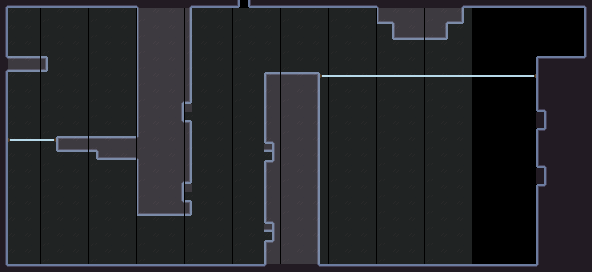

A level layout from a 2D game, rendered from its tile map. Below: a short description, then the map file with tile-grid data replaced by summaries:
An orthogonal 74x34 tile map with 8x8 px tiles, 4 tile layers (Ground, Semisolids, OfficeBg, Windows), 1 hidden layer not drawn, 8 tilesets and 21 objects.

<map version="1.9" tiledversion="1.9.2" orientation="orthogonal" renderorder="right-down" width="74" height="34" tilewidth="8" tileheight="8" infinite="0" nextlayerid="13" nextobjectid="53">
 <tileset firstgid="1" source="../Tilesets/Rocks.tsx" />
 <tileset firstgid="37" source="../Tilesets/Branches.tsx" />
 <tileset firstgid="67" source="../Tilesets/Stalagtite.tsx" />
 <tileset firstgid="75" source="../Tilesets/Mechanics.tsx" />
 <tileset firstgid="93" source="../Tilesets/Decoration.tsx" />
 <tileset firstgid="108" source="../Tilesets/city.tsx" />
 <tileset firstgid="1758" source="../Tilesets/Semisolid.tsx" />
 <tileset firstgid="1759" source="../Tilesets/Windows.tsx" />
 <layer id="1" name="Ground" width="74" height="34">
  <data>[2516 cells, 784 non-empty, 13 distinct tile ids]</data>
 </layer>
 <layer id="10" name="Semisolids" width="74" height="34">
  <data>[2516 cells, 0 non-empty, 0 distinct tile ids]</data>
 </layer>
 <layer id="8" name="OfficeBg" width="74" height="34">
  <data>[2516 cells, 464 non-empty, 2 distinct tile ids]</data>
 </layer>
 <objectgroup id="4" name="Decoration" />
 <layer id="5" name="Branches" width="74" height="34" visible="0">
  <data>[2516 cells, 82 non-empty, 7 distinct tile ids]</data>
 </layer>
 <objectgroup id="7" name="Mechanics">
  <object id="15" gid="90" x="184" y="200" width="16" height="16" />
  <object id="16" gid="90" x="256" y="240" width="16" height="16" />
  <object id="17" gid="90" x="256" y="160" width="16" height="16" />
  <object id="18" gid="90" x="184" y="120" width="16" height="16" />
  <object id="19" gid="78" x="24" y="56" width="10" height="24" />
  <object id="20" gid="91" x="8" y="56" width="40" height="48" />
  <object id="21" gid="92" x="544" y="56" width="40" height="48" />
  <object id="23" gid="86" x="104" y="136" width="13" height="15" />
  <object id="26" gid="86" x="416" y="72" width="13" height="15" />
  <object id="27" gid="86" x="432" y="72" width="13" height="15" />
  <object id="28" gid="86" x="24" y="136" width="13" height="15" />
  <object id="42" gid="90" x="528" y="128" width="16" height="16" />
  <object id="43" gid="90" x="528" y="184" width="16" height="16" />
  <object id="45" gid="87" x="376" y="184" width="24" height="24">
   <properties>
    <property name="SetEndpoint" type="object" value="46" />
   </properties>
  </object>
  <object id="46" gid="82" x="424" y="176" width="8" height="8" />
  <object id="47" gid="86" x="464" y="72" width="13" height="15" />
  <object id="48" gid="86" x="448" y="72" width="13" height="15" />
  <object id="49" gid="86" x="400" y="72" width="13" height="15" />
  <object id="50" gid="86" x="480" y="72" width="13" height="15" />
  <object id="51" gid="86" x="512" y="72" width="13" height="15" />
  <object id="52" gid="86" x="496" y="72" width="13" height="15" />
 </objectgroup>
 <layer id="12" name="Windows" width="74" height="34">
  <data>[2516 cells, 33 non-empty, 3 distinct tile ids]</data>
 </layer>
</map>
